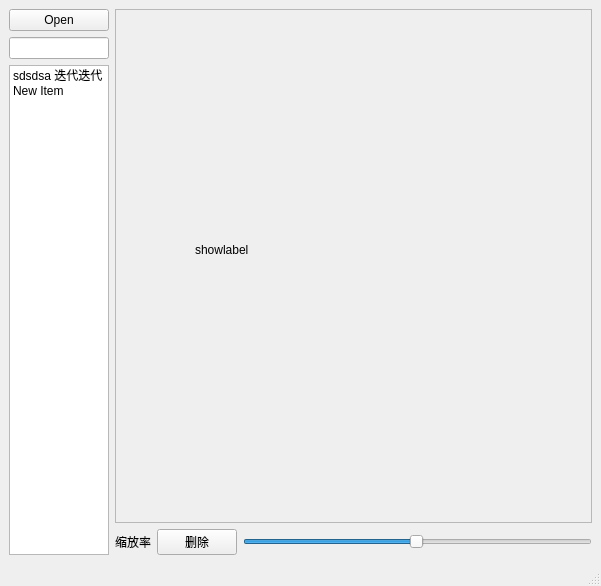
<?xml version="1.0" encoding="UTF-8"?>
<ui version="4.0">
 <class>MainWindow</class>
 <widget class="QMainWindow" name="MainWindow">
  <property name="geometry">
   <rect>
    <x>0</x>
    <y>0</y>
    <width>601</width>
    <height>586</height>
   </rect>
  </property>
  <property name="mouseTracking">
   <bool>true</bool>
  </property>
  <property name="windowTitle">
   <string>hso图片浏览器</string>
  </property>
  <property name="windowIcon">
   <iconset>
    <normaloff>C:/Users/mozhi/Desktop/图标.png</normaloff>C:/Users/mozhi/Desktop/图标.png</iconset>
  </property>
  <widget class="QWidget" name="centralwidget">
   <layout class="QGridLayout" name="gridLayout">
    <item row="1" column="0">
     <widget class="QLineEdit" name="FilePath">
      <property name="maximumSize">
       <size>
        <width>100</width>
        <height>16777215</height>
       </size>
      </property>
     </widget>
    </item>
    <item row="0" column="0">
     <widget class="QPushButton" name="OpenButton">
      <property name="maximumSize">
       <size>
        <width>100</width>
        <height>16777215</height>
       </size>
      </property>
      <property name="text">
       <string>Open</string>
      </property>
     </widget>
    </item>
    <item row="3" column="2">
     <widget class="QPushButton" name="DeleteButton">
      <property name="text">
       <string>删除</string>
      </property>
     </widget>
    </item>
    <item row="3" column="3">
     <widget class="QSlider" name="ZoomSld">
      <property name="maximumSize">
       <size>
        <width>888880</width>
        <height>25</height>
       </size>
      </property>
      <property name="minimum">
       <number>1</number>
      </property>
      <property name="maximum">
       <number>200</number>
      </property>
      <property name="value">
       <number>100</number>
      </property>
      <property name="orientation">
       <enum>Qt::Horizontal</enum>
      </property>
     </widget>
    </item>
    <item row="3" column="1">
     <widget class="QLabel" name="ShowRate">
      <property name="maximumSize">
       <size>
        <width>999999</width>
        <height>11111111</height>
       </size>
      </property>
      <property name="text">
       <string>缩放率</string>
      </property>
     </widget>
    </item>
    <item row="2" column="0" rowspan="2">
     <widget class="QListWidget" name="ImgPath">
      <property name="maximumSize">
       <size>
        <width>100</width>
        <height>16777215</height>
       </size>
      </property>
      <property name="viewMode">
       <enum>QListView::ListMode</enum>
      </property>
      <item>
       <property name="text">
        <string>sdsdsa 迭代迭代</string>
       </property>
      </item>
      <item>
       <property name="text">
        <string>New Item</string>
       </property>
      </item>
     </widget>
    </item>
    <item row="0" column="1" rowspan="3" colspan="3">
     <widget class="QFrame" name="Frame">
      <property name="frameShape">
       <enum>QFrame::StyledPanel</enum>
      </property>
      <property name="frameShadow">
       <enum>QFrame::Raised</enum>
      </property>
      <property name="midLineWidth">
       <number>20</number>
      </property>
      <widget class="QLabel" name="ShowLabel">
       <property name="enabled">
        <bool>true</bool>
       </property>
       <property name="geometry">
        <rect>
         <x>80</x>
         <y>90</y>
         <width>291</width>
         <height>301</height>
        </rect>
       </property>
       <property name="maximumSize">
        <size>
         <width>99999</width>
         <height>99999</height>
        </size>
       </property>
       <property name="mouseTracking">
        <bool>false</bool>
       </property>
       <property name="autoFillBackground">
        <bool>false</bool>
       </property>
       <property name="text">
        <string>showlabel</string>
       </property>
      </widget>
     </widget>
    </item>
   </layout>
  </widget>
  <widget class="QMenuBar" name="menubar">
   <property name="geometry">
    <rect>
     <x>0</x>
     <y>0</y>
     <width>601</width>
     <height>23</height>
    </rect>
   </property>
  </widget>
  <widget class="QStatusBar" name="statusbar"/>
 </widget>
 <resources/>
 <connections/>
</ui>
